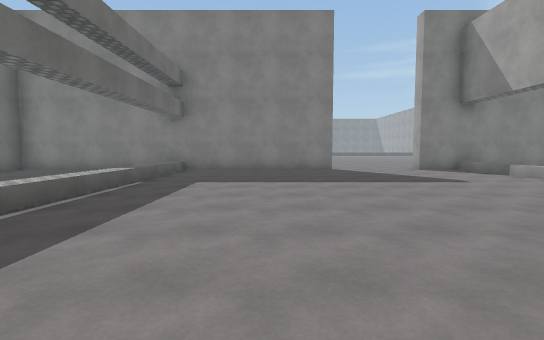
[1] (above)

14 first-person views from a walk through a 3-D level made in the Unity game engine. The camera is 1.4 m above the floor, tilts 4° down and sees 85° across. The floor is counted in squares, 2 m on a side. Each view is taken from the middle of a square. On the plan, view 1 faces up. The plan holds only what a view shows up to about 10 squares ahead; the rest is blank. The place goes on beyond the plan. The player character is not drawn. Surface patterns are stand-ins for the level's own textures.

[2]
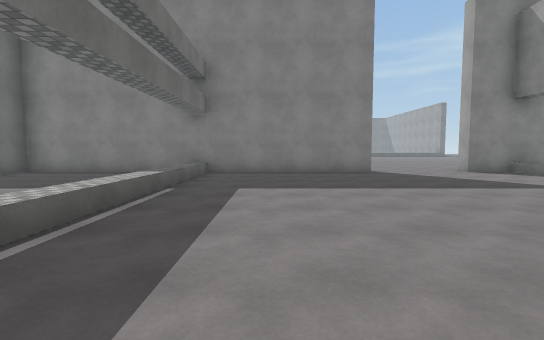

[3]
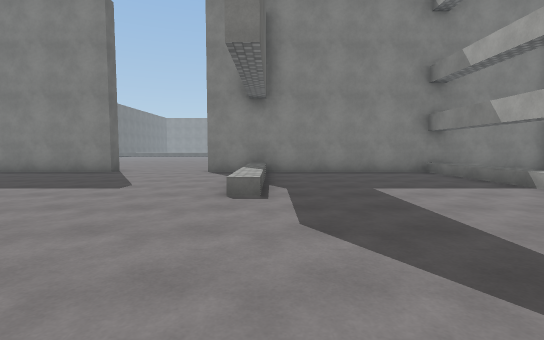

[4]
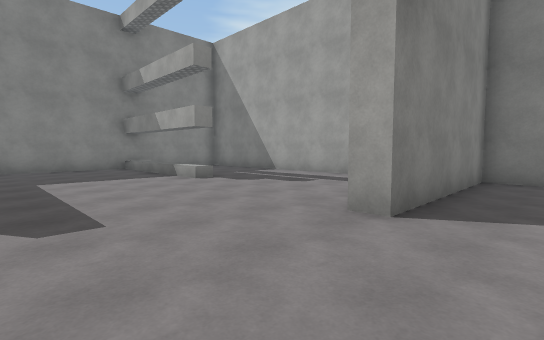

[5]
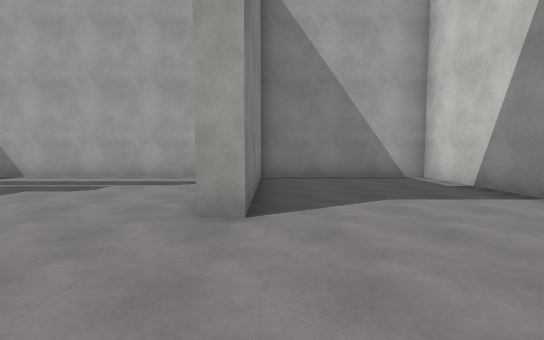

[6]
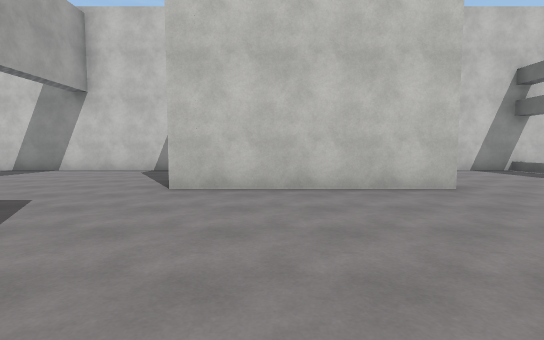

[7]
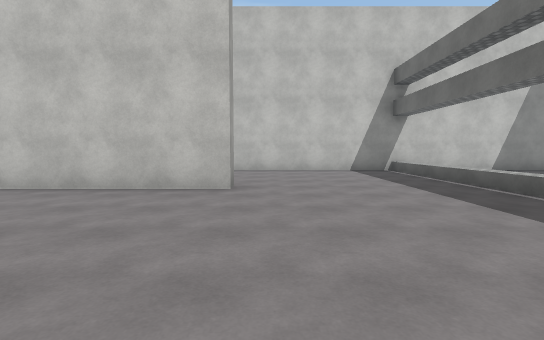

[8]
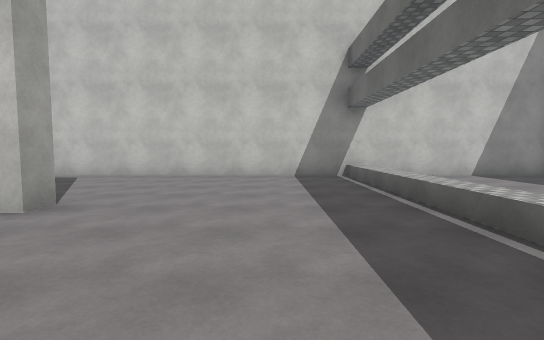

[9]
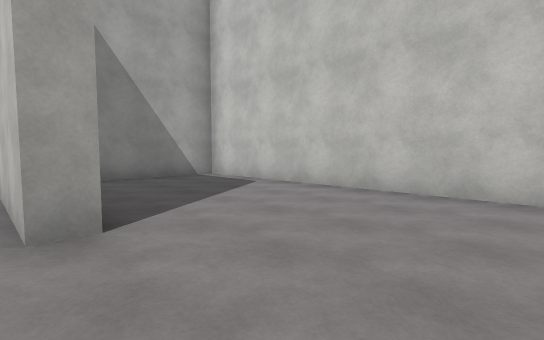

[10]
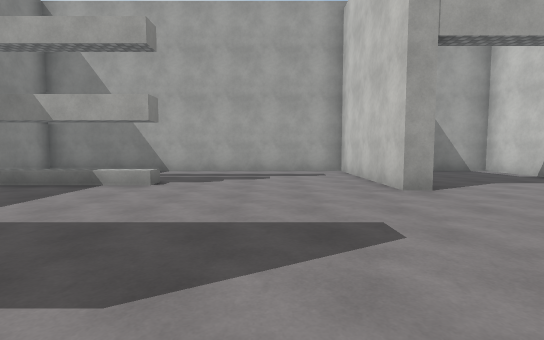

[11]
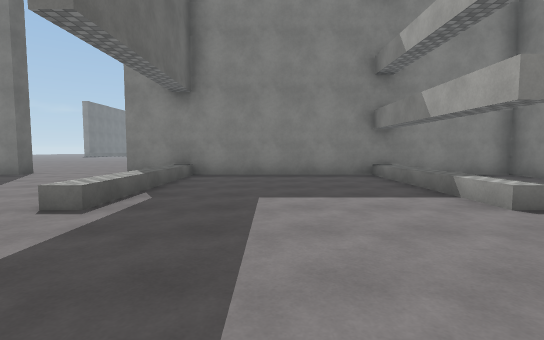

[12]
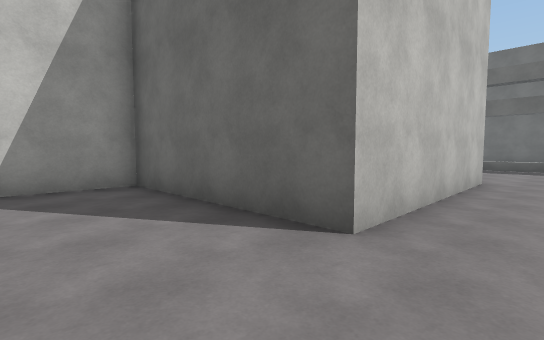

[13]
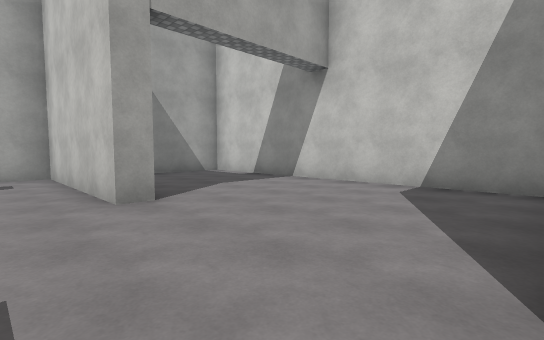

[14]
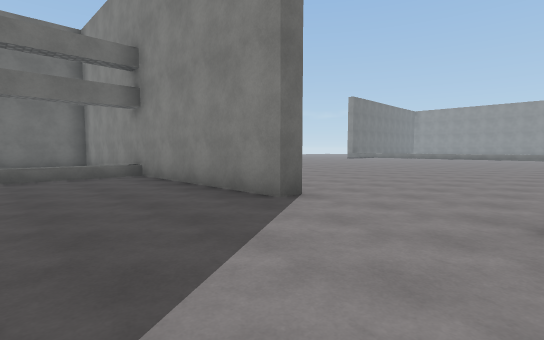

### Floor plan
Key: @ floor where view 1 was taken; # wall or solid block; . floor; ^ raised ledge.
Columns run from 6 left of view 1 to 16 right of it. Each row starts with its distance up from view 1.
 19          ..
 18         ...
 17        .....
 16       ......
 15      .......
 14      .......
 13       ......
 12        .....
 11         ....
 10 #########...###########
  9  . ^.........^....^  .#
  8    ^.........^....^  .#
  7    ^.........^....^...#
  6    ^.........^....^...#
  5    ^..................#
  4    ^..................#
  3    ^..................#
  2    ^..................#
  1    ^..................#
  0    ^..@.######....#####
 -1    ^.........#........#
 -2    ^.........#........#
 -3    ^.........#........#
 -4 #######################

Where each view was taken, in squares from view 1:
view 1: 0 up, 0 right, facing up
view 2: 1 up, 1 left, facing up
view 3: 1 up, 7 right, facing up
view 4: 1 down, 8 right, facing up-right
view 5: 0 up, 8 right, facing right
view 6: 6 up, 5 right, facing down
view 7: 6 up, 1 right, facing down
view 8: 4 up, 1 left, facing down
view 9: 1 up, 1 left, facing down-right
view 10: 3 up, 6 right, facing right
view 11: 2 up, 9 right, facing up
view 12: 2 up, 9 right, facing down-left
view 13: 2 up, 7 right, facing down-right
view 14: 7 up, 5 right, facing up-left
